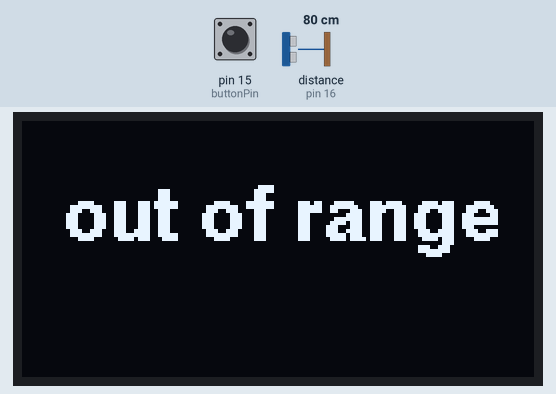
The sketch below on a simulated Arduino Uno, built with avr-gcc and run on an emulated ATmega328P. Parts: 128×64 one-colour display. Wiring (inferred from the names in the program): ultrasonic range finder: trigger pin 2; echo pin 16. The test bench sets the inputs (shaded band); at power-on: distance to the obstacle (sensor on pin 16) 80 cm, pin 15 (buttonPin) LOW. The echo pulse lasts 58.3 µs per cm; what the sketch prints to the serial monitor is not drawn.

Above: at 1.2 s.
1.3 s: distance to the obstacle (sensor on pin 16) set to 55 cm
2.8 s: distance to the obstacle (sensor on pin 16) set to 45 cm
At 4.1 s:
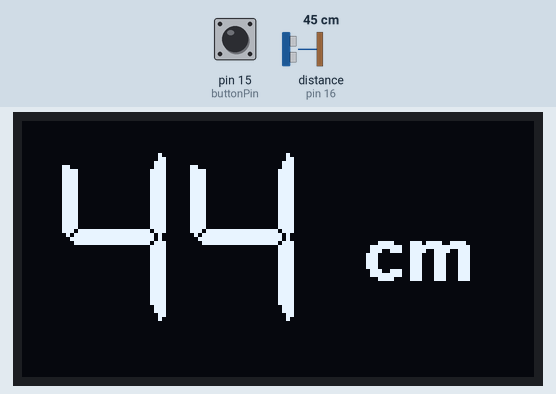
4.6 s: pin 15 (buttonPin) pulled HIGH for 0.15 s
At 4.89 s:
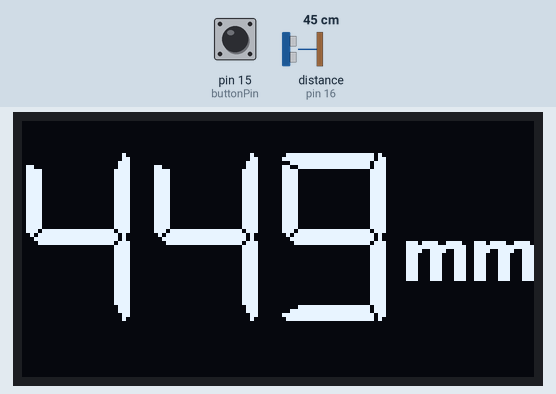
7.0 s: pin 15 (buttonPin) pulled HIGH for 1 s
At 7.5 s:
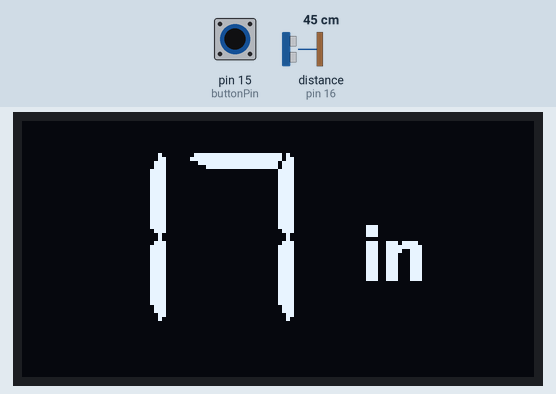
9.5 s: distance to the obstacle (sensor on pin 16) set to 60 cm
At 10.6 s:
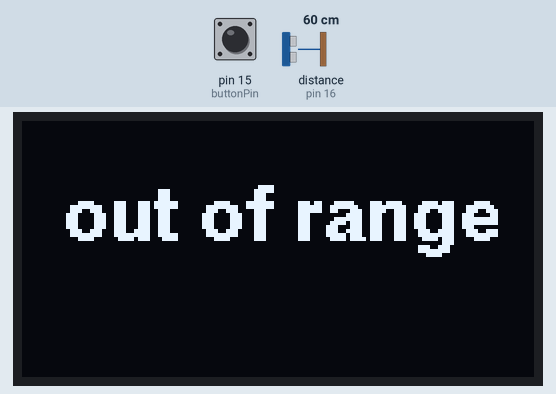
Timing chart, 0 to 12.1 s (numbered marks = the images above; inputs shaded):
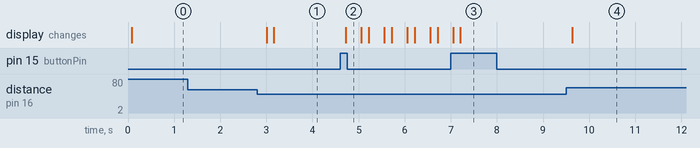

Measured:
- the behaviour switches between 51 and 50 cm on distance to the obstacle (sensor on pin 16) (found by bisection; images 0 and 1)
- after the input at 1.3 s, every drawn part: stays the same
- after the input at 2.8 s, the display: first changes after 0.20 s (image 1 shows a later state)
- after the input at 4.6 s, the display: changes after 0.13 s (image 2)
- after the input at 7.0 s, the display: first differs from a run without the input after 0.20 s (image 3)
- after the input at 9.5 s, the display: changes after 0.14 s (image 4)

The sketch:

digital_ruler.ino
```cpp
/*
   Measure the distance using Ultrasonic sensor and see the value on OLED display
   You can use the onboard Pushbutton of Wemos D1 Kit to change the Units.
*/

#include <Arduino.h>
#include <U8g2lib.h>

#ifdef U8X8_HAVE_HW_SPI
#include <SPI.h>
#endif
#ifdef U8X8_HAVE_HW_I2C
#include <Wire.h>
#endif

U8G2_SSD1306_128X64_NONAME_F_SW_I2C u8g2(U8G2_R0, /* clock=*/ SCL, /* data=*/ SDA, /* reset=*/ U8X8_PIN_NONE);   // All Boards without Reset of the Display

const int trigPin = 2;
const int echoPin = 16;

int buttonPin = 15;
int count = 0;
long duration;
int inches, cm, mm;

void setup() {
   Serial.begin(9600);
   pinMode(buttonPin,INPUT);
   pinMode(trigPin, OUTPUT); // Sets the trigPin as an Output
  pinMode(echoPin, INPUT); // Sets the echoPin as an Input
   u8g2.begin(); // initialize oled display
   u8g2.setFont(u8g2_font_ncenB08_tr); // choose a suitable font
}


void loop(){

  duration = distanceSensor();
  inches = microsecondsToInches(duration);
  cm = microsecondsToCentimeters(duration);
  mm = microsecondsToMillimeters(duration);
  Serial.print(inches);
  Serial.print("in, ");
  Serial.print(cm);
  Serial.print("cm, ");
  Serial.print(mm);
  Serial.print(" mm");
  Serial.println();


   if(digitalRead(buttonPin) == HIGH) count++;
   if(cm<50 || mm<500 || inches<20){
     switch(count){
        Serial.println(count);
        case 0:
           u8g2.clearBuffer();          // clear the internal memory
           u8g2.setFont(u8g2_font_7Segments_26x42_mn); // choose a suitable font
           if(cm<10)u8g2.setCursor(30,50);
           else u8g2.setCursor(10,50);
           u8g2.print(cm);
           u8g2.setFont(u8g2_font_helvB14_te); // choose a suitable font
           if(cm<10) u8g2.drawStr(70,40,"cm");  // write something to the internal memory
           else u8g2.drawStr(85,40,"cm");  // write something to the internal memory
           u8g2.sendBuffer();          // transfer internal memory to the display
           break;
       case 1:
           u8g2.clearBuffer();          // clear the internal memory
           u8g2.setFont(u8g2_font_7Segments_26x42_mn); // choose a suitable font
           if(mm<10)u8g2.setCursor(30,50);
           else if(mm<100) u8g2.setCursor(10,50);
           else u8g2.setCursor(1,50);
           u8g2.print(mm);
           u8g2.setFont(u8g2_font_helvB14_te); // choose a suitable font
           if(mm<10) u8g2.drawStr(80,40,"mm");  // write something to the internal memory
           else if(mm<100) u8g2.drawStr(85,40,"mm");  // write something to the internal memory
           else u8g2.drawStr(95,40,"mm");  // write something to the internal memory
           u8g2.sendBuffer();          // transfer internal memory to the display
           break;
       case 2:
           u8g2.clearBuffer();          // clear the internal memory
           u8g2.setFont(u8g2_font_7Segments_26x42_mn); // choose a suitable font
           if(inches<10)u8g2.setCursor(30,50);
           else u8g2.setCursor(10,50);
           u8g2.print(inches);
           u8g2.setFont(u8g2_font_helvB14_te); // choose a suitable font
           if(inches<10) u8g2.drawStr(70,40,"in");  // write something to the internal memory
           else u8g2.drawStr(85,40,"in");  // write something to the internal memory;
           u8g2.sendBuffer();          // transfer internal memory to the display
           break;
     }
    }
   else{
    u8g2.clearBuffer();          // clear the internal memory
     u8g2.setFont(u8g2_font_helvB14_te); // choose a suitable font
     u8g2.drawStr(10,30,"out of range");  // write something to the internal memory
     u8g2.sendBuffer();          // transfer internal memory to the display
   }
   delay(100);
}

long distanceSensor(){
    digitalWrite(trigPin, LOW);
    delayMicroseconds(2);
    // Sets the trigPin on HIGH state for 10 micro seconds
    digitalWrite(trigPin, HIGH);
    delayMicroseconds(10);
    digitalWrite(trigPin, LOW);
    // Reads the echoPin, returns the sound wave travel time in microseconds
    long duration = pulseIn(echoPin, HIGH);
    // Calculating the distance
    //float distance= duration*0.034/2;
    // Prints the distance on the Serial Monitor
    //Serial.print("Distance: ");
    //Serial.println(distance);
    return duration;
}

long microsecondsToInches(long microseconds){
  return microseconds / 74 / 2;
}

long microsecondsToCentimeters(long microseconds){
  return microseconds / 29 / 2;
}

long microsecondsToMillimeters(long microseconds){
  return microseconds / 2.9 / 2;
}
```
